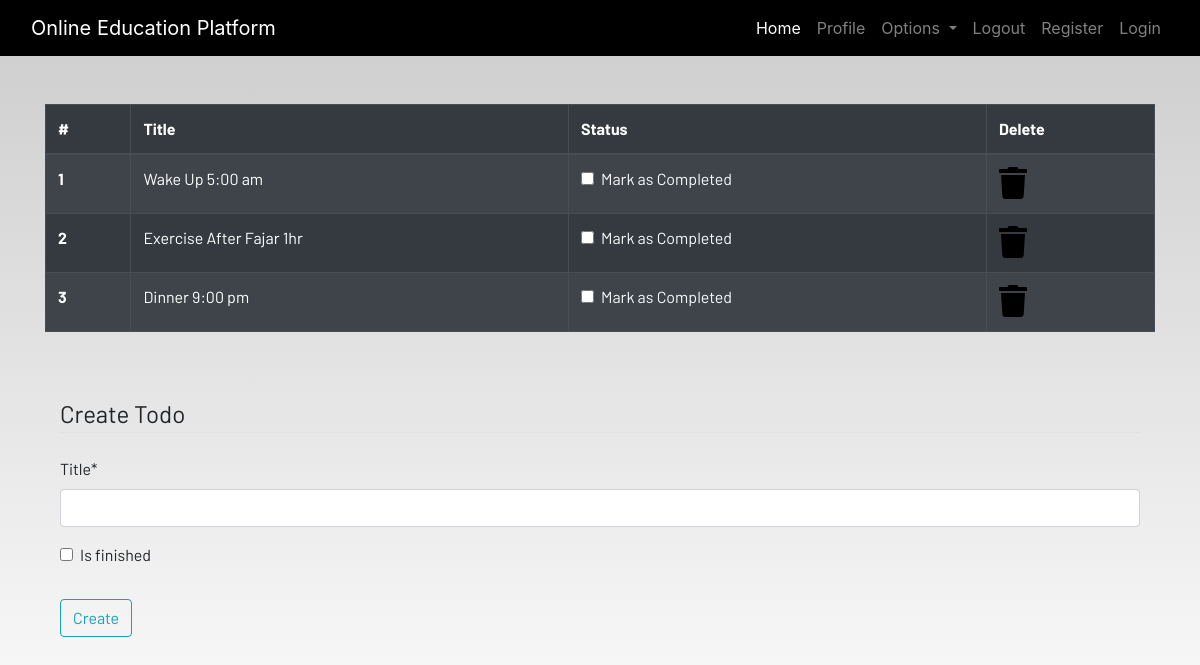
Page /todo/ (signed in) on the earlier database version.
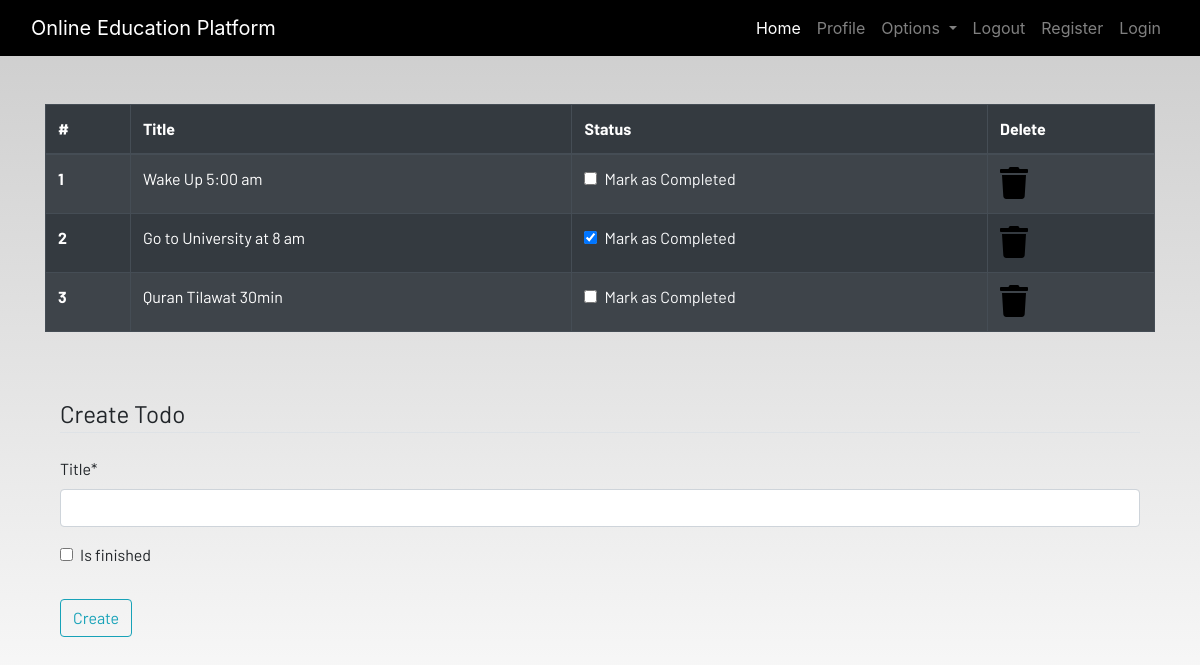
Same page on the later database version.
### edu/models.py (models this page shows, shortened)
class Todo(models.Model):
    user = models.ForeignKey(User, on_delete=models.CASCADE)
    title = models.CharField(max_length=200)
    is_finished = models.BooleanField(default=False)

### edu/views.py (the view)
# urls.py: path('todo/', views.todo, name='todo'),
def todo(request):
    if request.method == "POST":
        form = TodoForm(request.POST)
        if form.is_valid():
            try:
                finished = request.POST['is_finished']
                if finished == 'on':
                    finished = True
                else:
                    finished = False
            except:
                finished = False
            todos = Todo(user=request.user,
                          title = request.POST['title'],
                          is_finished = finished
                        )
            todos.save()
        messages.success(request, f"Todo Added from {request.user.username} Sucessfully !!")
    else:
        form = TodoForm()
    todo = Todo.objects.filter(user = request.user)
    if len(todo) == 0:
        todo_done = True
    else:
        todo_done = False
    context = {'todos': todo, 'todos_done': todo_done, 'form': form}
    return render(request, 'edu/todo.html', context)

### edu/forms.py
class TodoForm(forms.ModelForm):
    class Meta:
        model = Todo
        fields = ['title', 'is_finished']

### edu/templates/edu/todo.html (shortened to what this page needs)
{% extends 'edu/base.html' %}
{% load static %}
{% load crispy_forms_tags %}
{% block content %}
<div class="container">
    {% if not todo_done %}
    <table class="table table-striped table-bordered table-hover table-dark">
        <thead>
            <tr>
                <th scope="col">#</th>
                <th scope="col">Title</th>
                <th scope="col">Status</th>
                <th scope="col">Delete</th>
            </tr>
        </thead>
        <tbody>
            {% for todo in todos %}
            <tr>
                <th scope="row">{{forloop.counter}}</th>
                <td>{{todo.title}}</td>
                <td>
                    <a href="{% url 'update-todo' todo.id %}">
                        <div class="form-check">
                            {% if todo.is_finished == True%}
                                <input class="form-check-input" type="checkbox" value="" checked>
                            {% else %}
                                <input class="form-check-input" type="checkbox" value="">
                            {% endif %}
                            <label class="form-check-label text-light" for="flexCheckDefault">
                                Mark as Completed
                            </label>
                        </div>
                    </a>
                </td>
                <td><a href="{% url 'delete-todo' todo.id %}"><i class="fa fa-trash fa-2x"></i></a></td>
            </tr>
            {% endfor %}
        </tbody>
    </table>
    {% else %}
    <h4>All tasks have been done!! create to add more</h4>
</div>
{% endif %}
<br><br>
<div class="container">
    <form method="POST">
        <fieldset class="form-group">
            <legend class="border-bottom mb-4">Create Todo</legend>
            {{form|crispy}}
        </fieldset>
        <div class="form-group">
            <button href="" class="btn btn-outline-info" type="submit">
                Create
            </button>
        </div>
    </form>
</div>
{% endblock content %}

Differences in the rows shown:
removed Todo: title "Exercise After Fajar 1hr"
removed Todo: title "Dinner 9:00 pm"
added Todo: title "Go to University at 8 am"
added Todo: title "Quran Tilawat 30min"
